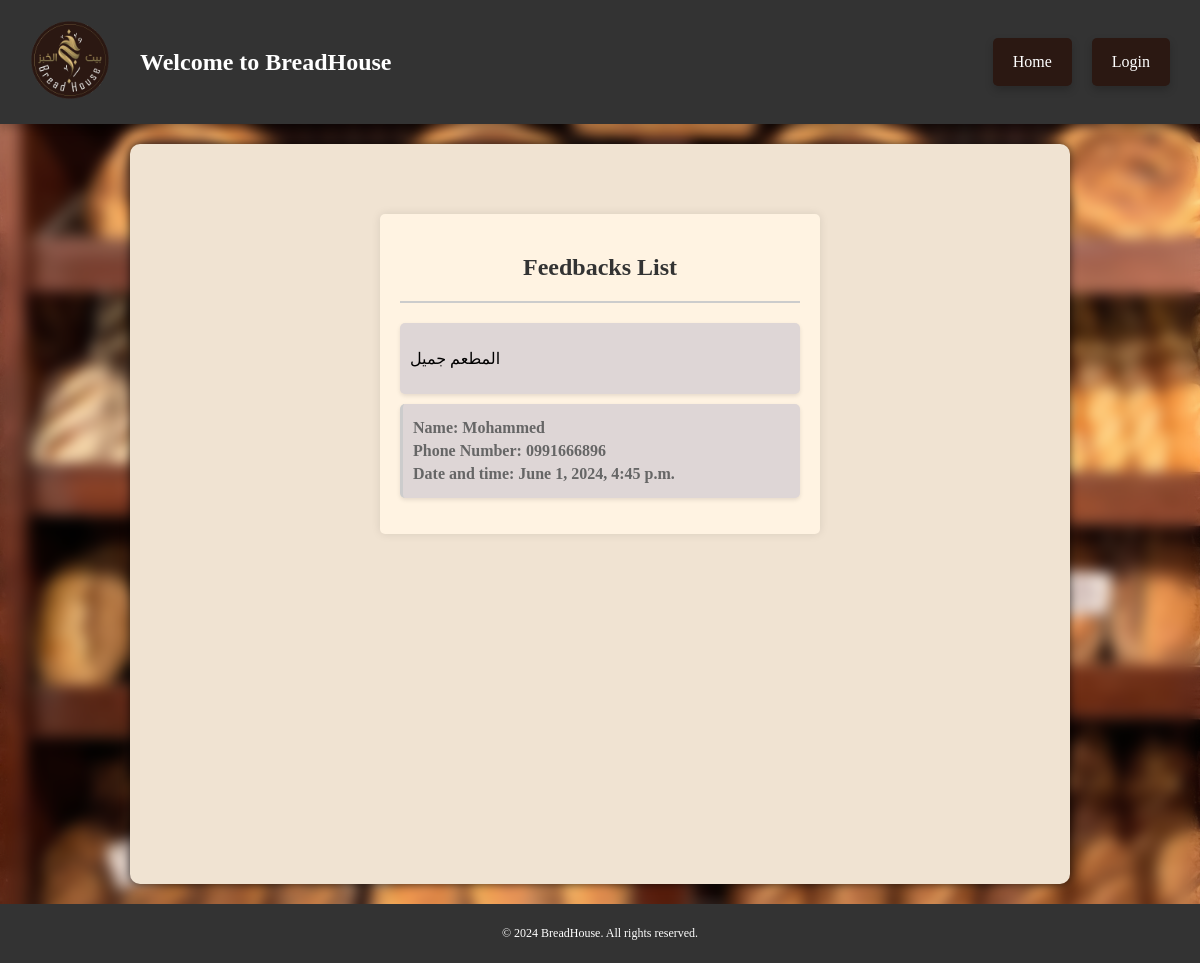
Screenshot of /users_feedbacks/ with the database file from the repository.
### Menue/models.py (models this page shows)
class Feedback(models.Model):
    user = models.ForeignKey(Profile, on_delete=models.CASCADE)
    text = models.TextField()
    when = models.DateTimeField(default=timezone.now)

class Profile(models.Model):
    user = models.OneToOneField(User, on_delete=models.CASCADE)
    address = models.CharField(max_length=255)
    phone_number = models.CharField(max_length=20)
    role=models.CharField(max_length=100,default='customer')

### Menue/views/views.py (the view)
# urls.py: path('users_feedbacks/', views.users_feedback_list, name='users_feedbacks'),
def users_feedback_list(request):
    feedbacks= Feedback.objects.all()
    return render(request,'feedback/users_feedbacks.html',{'feedbacks':feedbacks})

### Menue/templates/feedback/users_feedbacks.html (shortened to what this page needs)
{% extends 'base.html' %}
{% block content %}
{% load static %}
<link rel="stylesheet" href="{% static 'css/feedback-list-style.css' %}">
<div class="container">
    <h2>Feedbacks List</h2>
    <ul>
        {% for feedback in feedbacks %}
        <p class="spliter"></p>
        <li>
            <p>{{ feedback.text }}</p>
        </li>
        <li class="user_details">
            <p>Name: {{ feedback.user.user.username }}</p>
            <p>Phone Number: {{ feedback.user.phone_number }}</p>
            <p>Date and time: {{ feedback.when }}</p>
        </li>
        {% endfor %}
    </ul>
    {% endblock %}

### Menue/static/css/base-style.css (style rules this page uses)
.base-body { margin: 0; padding: 0; background-color: #f4f4f4; background-image: url('../../media/background/dashboard.jpg'); background-size: cover; background-attachment: fixed; position: relative; z-index: 0; font-family: Cambria, Cochin, Georgia, Times, 'Times New Roman', serif }
.base-body::before { content: ''; position: absolute; top: 0; left: 0; right: 0; bottom: 0; background: inherit; filter: blur(7px); z-index: -1; }

### Menue/static/css/feedback-list-style.css (style rules this page uses)
.container { background-color: rgb(255, 243, 226); ; border-radius: 5px; padding: 20px; box-shadow: 0 0 10px rgba(0, 0, 0, 0.1); width: 90%; max-width: 400px; margin: 50px auto; }
.container h2 { color: #333; margin-bottom: 20px; text-align: center; }
.container ul { list-style-type: none; padding: 0; }
.container ul li { margin-bottom: 10px; padding: 10px; background-color: #ded6d6; border-radius: 5px; box-shadow: 0 2px 4px rgba(0, 0, 0, 0.1); }
.user_details { margin-top: 10px; padding-left: 20px; border-left: 3px solid #ccc; }
.user_details p { margin: 5px 0; font-weight: bold; color: #666; }
.container ul li:last-child { margin-bottom: 0; }
.spliter { text-align: center; margin: 20px 0; color: #999; border-top: 2px solid #ccc; }

### rows the page displays
Feedback: text "المطعم جميل", user.user.username "Mohammed", user.phone_number "0991666896", when "June 1, 2024, 4:45 p.m."
